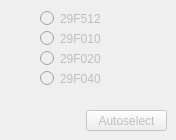
                   <widget class="QWidget" name="F29F_dip32">
                    <property name="autoFillBackground">
                     <bool>false</bool>
                    </property>
                    <attribute name="title">
                     <string>DIP32</string>
                    </attribute>
                    <widget class="QRadioButton" name="F29f020Button">
                     <property name="enabled">
                      <bool>false</bool>
                     </property>
                     <property name="geometry">
                      <rect>
                       <x>40</x>
                       <y>50</y>
                       <width>61</width>
                       <height>17</height>
                      </rect>
                     </property>
                     <property name="text">
                      <string>29F020</string>
                     </property>
                    </widget>
                    <widget class="QRadioButton" name="F29f010Button">
                     <property name="enabled">
                      <bool>false</bool>
                     </property>
                     <property name="geometry">
                      <rect>
                       <x>40</x>
                       <y>30</y>
                       <width>61</width>
                       <height>17</height>
                      </rect>
                     </property>
                     <property name="text">
                      <string>29F010</string>
                     </property>
                    </widget>
                    <widget class="QRadioButton" name="F29f040Button">
                     <property name="enabled">
                      <bool>false</bool>
                     </property>
                     <property name="geometry">
                      <rect>
                       <x>40</x>
                       <y>70</y>
                       <width>61</width>
                       <height>17</height>
                      </rect>
                     </property>
                     <property name="text">
                      <string>29F040</string>
                     </property>
                    </widget>
                    <widget class="QRadioButton" name="F29f512Button">
                     <property name="enabled">
                      <bool>false</bool>
                     </property>
                     <property name="geometry">
                      <rect>
                       <x>40</x>
                       <y>10</y>
                       <width>61</width>
                       <height>17</height>
                      </rect>
                     </property>
                     <property name="text">
                      <string>29F512</string>
                     </property>
                    </widget>
                    <widget class="QPushButton" name="autoDetectButton7">
                     <property name="enabled">
                      <bool>false</bool>
                     </property>
                     <property name="geometry">
                      <rect>
                       <x>86</x>
                       <y>110</y>
                       <width>81</width>
                       <height>21</height>
                      </rect>
                     </property>
                     <property name="text">
                      <string>Autoselect</string>
                     </property>
                    </widget>
                   </widget>
